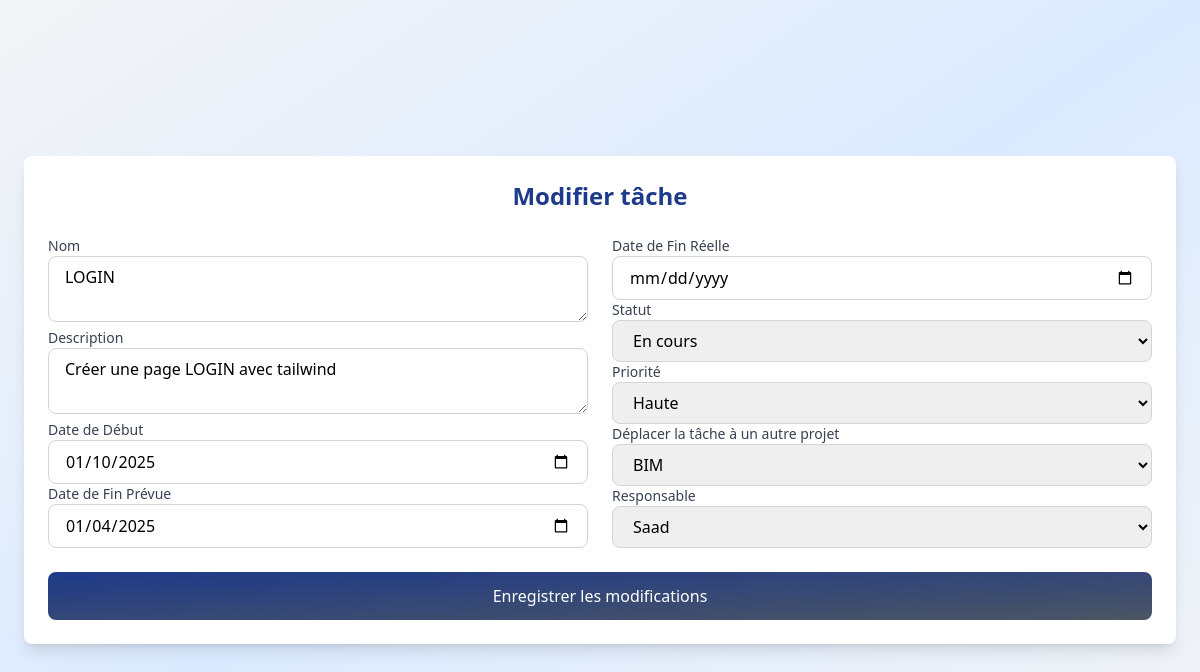
The page /modif_tache.php?id=9 on the database its author committed.
### tables this page shows
CREATE TABLE `tache` (
  `id` int(11) NOT NULL,
  `nom` varchar(100) NOT NULL,
  `description` text DEFAULT NULL,
  `date_debut` date NOT NULL,
  `date_fin_prevue` date NOT NULL,
  `date_fin_reelle` date DEFAULT NULL,
  `statut` enum('A_faire','En_cours','Terminé','Bloquée') NOT NULL,
  `priorite` enum('Haute','Moyenne','Basse') NOT NULL,
  `id_projet` int(11) NOT NULL,
  `id_affectataire` int(11) NOT NULL
);

### modif_tache.php (the view, shortened to what this page needs)
<?php
include 'connexion_bd.php';
$tache_id = $_GET['id'];
    $sql1 = "SELECT
    tache.*,
    projet.nom AS nom_projet,
    utilisateur.nom AS nom_responsable_tache,
    projet.id_resp
FROM
    tache
JOIN
    projet ON tache.id_projet = projet.id
JOIN
    utilisateur ON tache.id_affectataire = utilisateur.id
WHERE
    tache.id = ? ";
$stm = $pdo->prepare($sql1);
$stm->execute([$tache_id]);
$tache = $stm->fetch(PDO::FETCH_ASSOC);
$sql1 = "SELECT id,nom FROM utilisateur Where role='Membre' ";
$stttm = $pdo->prepare($sql1);
$stttm->execute();
$sql1 = "SELECT id,nom FROM projet  ";
$sttm = $pdo->prepare($sql1);
$sttm->execute();
?>
<!DOCTYPE html>
<html lang="fr">
<head>
    <script src="https://cdn.tailwindcss.com"></script>
</head>
<body class="bg-gradient-to-br from-gray-100 via-blue-100 to-gray-100 min-h-screen flex items-center justify-center">
    <div class="bg-white shadow-lg rounded-lg max-w-6xl w-full p-6">
        <h2 class="text-2xl font-bold text-center text-blue-900 mb-6">Modifier tâche</h2>
        <form action="process_modif_tache.php" method="POST" class="space-y-6">
            <div class="grid grid-cols-2 gap-6">
                <div>
                    <label for="nom" class="block text-sm font-medium text-gray-700">Nom</label>
                    <textarea id="nom" name="nom" required
                        class="w-full px-4 py-2 border border-gray-300 rounded-lg focus:outline-none focus:ring-blue-500 focus:border-blue-500"><?php echo htmlspecialchars($tache['nom']); ?></textarea>
                    <label for="description" class="block text-sm font-medium text-gray-700">Description</label>
                    <textarea id="description" name="description" required
                        class="w-full px-4 py-2 border border-gray-300 rounded-lg focus:outline-none focus:ring-blue-500 focus:border-blue-500"><?php echo htmlspecialchars($tache['description']); ?></textarea>
                    <label for="date_debut" class="block text-sm font-medium text-gray-700">Date de Début</label>
                    <input type="date" id="date_debut" name="date_debut"
                        value="<?php echo htmlspecialchars($tache['date_debut']); ?>" required
                        class="w-full px-4 py-2 border border-gray-300 rounded-lg focus:outline-none focus:ring-blue-500 focus:border-blue-500">
                        <label for="date_fin_prevue" class="block text-sm font-medium text-gray-700">Date de Fin Prévue</label>
                    <input type="date" id="date_fin_prevue" name="date_fin_prevue"
                        value="<?php echo htmlspecialchars($tache['date_fin_prevue']); ?>" required
                        class="w-full px-4 py-2 border border-gray-300 rounded-lg focus:outline-none focus:ring-blue-500 focus:border-blue-500">
                    </div>
                <div>
                <label for="date_fin_prevue" class="block text-sm font-medium text-gray-700">Date de Fin Réelle</label>
                    <input type="date" id="date_fin_prevue" name="date_fin_reelle"
                        value="<?php echo htmlspecialchars($tache['date_fin_reelle']); ?>"
                        class="w-full px-4 py-2 border border-gray-300 rounded-lg focus:outline-none focus:ring-blue-500 focus:border-blue-500">
                    <label for="statut" class="block text-sm font-medium text-gray-700">Statut</label>
                    <select id="statut" name="statut" required
                        class="w-full px-4 py-2 border border-gray-300 rounded-lg focus:outline-none focus:ring-blue-500 focus:border-blue-500">
                        <option value="En_cours" <?php echo $tache['statut'] == 'En_cours' ? 'selected' : ''; ?>>En cours</option>
                    </select>
                    <label for="priorite" class="block text-sm font-medium text-gray-700">Priorité</label>
                    <select id="priorite" name="priorite" required
                        class="w-full px-4 py-2 border border-gray-300 rounded-lg focus:outline-none focus:ring-blue-500 focus:border-blue-500">
                        <option value="Haute" <?php echo $tache['priorite'] == 'Haute' ? 'selected' : ''; ?>>Haute</option>
                    </select>
                    <label for="dep_projet" class="block text-sm font-medium text-gray-700">Déplacer la tâche à un autre projet</label>
                    <select id="dep_projet" name="dep_projet" required
                        class="w-full px-4 py-2 border border-gray-300 rounded-lg focus:outline-none focus:ring-blue-500 focus:border-blue-500">
                        <?php while ($projets = $sttm->fetch(PDO::FETCH_ASSOC)): ?>
                            <option value="<?= htmlspecialchars($projets['id']) ?>"
                                <?= $projets['nom'] === $tache['nom_projet'] ? 'selected' : '' ?>>
                                <?= htmlspecialchars($projets['nom']) ?>
                            </option>
                        <?php endwhile; ?>
                    </select>
                    <label for="responsables" class="block text-sm font-medium text-gray-700">Responsable</label>
                    <select id="responsables" name="id_resp" required
                        class="w-full px-4 py-2 border border-gray-300 rounded-lg focus:outline-none focus:ring-blue-500 focus:border-blue-500">
                        <?php while ($user = $stttm->fetch(PDO::FETCH_ASSOC)): ?>
                            <option value="<?= htmlspecialchars($user['id']) ?>"
                                <?= ($tache['nom_responsable_tache'] == $user['nom']) ? 'selected' : '' ?>>
                                <?= htmlspecialchars($user['nom']) ?>
                            </option>
                        <?php endwhile; ?>
                    </select>
                </div>
            </div>
            <div class="text-center">
                <button type="submit" name="submit"
                    class="w-full bg-gradient-to-br from-blue-900 to-gray-600 text-white px-6 py-3 rounded-lg hover:bg-gradient-to-br hover:from-blue-800 hover:to-gray-500 transform hover:scale-105 transition duration-300 ease-in-out focus:outline-none focus:ring-4 focus:ring-blue-300">
                    Enregistrer les modifications
                </button>
            </div>
        </form>
    </div>
</body>
</html>

### rows shown on the page
tache: nom "LOGIN", description "Créer une page LOGIN avec tailwind", date_debut "01/10/2025", date_fin_prevue "01/04/2025", statut "En cours", priorite "Haute"

### other values the page prints
form field dep_projet "BIM"
form field id_resp "Saad"
